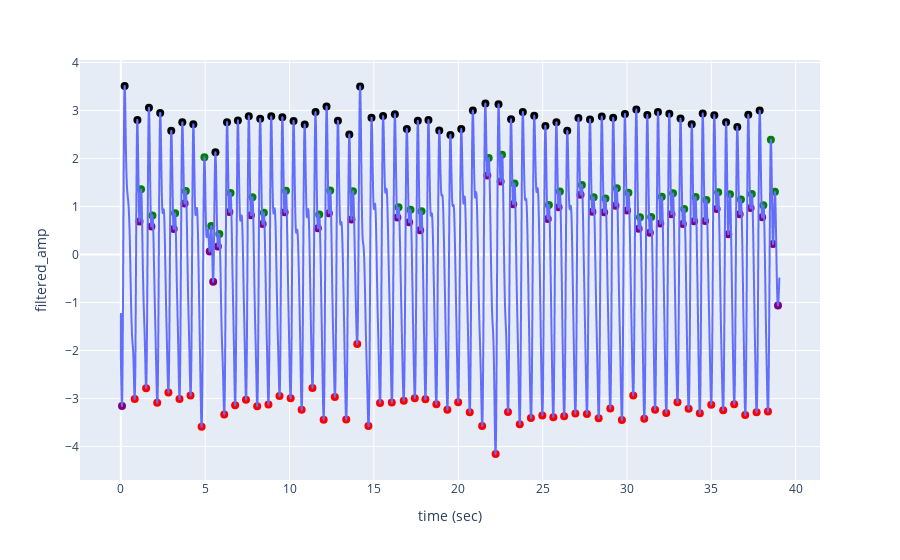

Notebook code cell kept with this figure:
### Code cell
fig = px.line(df, x='time (sec)', y=y_col)

for i in range(len(peaks[0])):
    fig.add_trace(go.Scatter(
    x=[df['time (sec)'].iloc[peaks[0][i]]],
    y=[df[y_col].iloc[peaks[0][i]]],
    mode='markers',
    marker=dict(color='black', size=8),
))
    
for i in range(len(neg_peaks[0])):
    fig.add_trace(go.Scatter(
    x=[df['time (sec)'].iloc[neg_peaks[0][i]]],
    y=[df[y_col].iloc[neg_peaks[0][i]]],
    mode='markers',
    marker=dict(color='red', size=8),
)) 
    
for i in range(len(dicrotic_peaks)):
    fig.add_trace(go.Scatter(
    x=[df['time (sec)'].iloc[dicrotic_peaks[i]]],
    y=[df[y_col].iloc[dicrotic_peaks[i]]],
    mode='markers',
    marker=dict(color='green', size=8),
)) 
        
for i in range(len(neg_dicrotic_peaks)):
    fig.add_trace(go.Scatter(
    x=[df['time (sec)'].iloc[neg_dicrotic_peaks[i]]],
    y=[df[y_col].iloc[neg_dicrotic_peaks[i]]],
    mode='markers',
    marker=dict(color='purple', size=8),
)) 
    
fig.update_layout(showlegend=False)
fig.show()

### Figure 1 — Plotly figure (JSON) as saved in the notebook; plotly's stock layout.template omitted (floating-point values rounded to 4 significant figures; data arrays with more than 128 entries replaced by an {"elided": "..."} marker saying what was removed)
{"data": [{"hovertemplate": "time (sec)=%{x}<br>filtered_amp=%{y}<extra></extra>", "legendgroup": "", "line": {"color": "#636efa", "dash": "solid"}, "marker": {"symbol": "circle"}, "mode": "lines", "name": "", "showlegend": false, "type": "scattergl", "x": {"elided": "3520 float values"}, "xaxis": "x", "y": {"elided": "3520 float values"}, "yaxis": "y"}, {"marker": {"color": "black", "size": 8}, "mode": "markers", "type": "scatter", "x": [0.225], "y": [3.509]}, {"marker": {"color": "black", "size": 8}, "mode": "markers", "type": "scatter", "x": [0.984], "y": [2.802]}, {"marker": {"color": "black", "size": 8}, "mode": "markers", "type": "scatter", "x": [1.668], "y": [3.056]}, {"marker": {"color": "black", "size": 8}, "mode": "markers", "type": "scatter", "x": [2.333], "y": [2.948]}, {"marker": {"color": "black", "size": 8}, "mode": "markers", "type": "scatter", "x": [2.989], "y": [2.577]}, {"marker": {"color": "black", "size": 8}, "mode": "markers", "type": "scatter", "x": [3.644], "y": [2.753]}, {"marker": {"color": "black", "size": 8}, "mode": "markers", "type": "scatter", "x": [4.298], "y": [2.711]}, {"marker": {"color": "black", "size": 8}, "mode": "markers", "type": "scatter", "x": [5.609], "y": [2.13]}, {"marker": {"color": "black", "size": 8}, "mode": "markers", "type": "scatter", "x": [6.295], "y": [2.755]}, {"marker": {"color": "black", "size": 8}, "mode": "markers", "type": "scatter", "x": [6.94], "y": [2.793]}, {"marker": {"color": "black", "size": 8}, "mode": "markers", "type": "scatter", "x": [7.585], "y": [2.882]}, {"marker": {"color": "black", "size": 8}, "mode": "markers", "type": "scatter", "x": [8.261], "y": [2.828]}, {"marker": {"color": "black", "size": 8}, "mode": "markers", "type": "scatter", "x": [8.916], "y": [2.878]}, {"marker": {"color": "black", "size": 8}, "mode": "markers", "type": "scatter", "x": [9.572], "y": [2.859]}, {"marker": {"color": "black", "size": 8}, "mode": "markers", "type": "scatter", "x": [10.24], "y": [2.78]}, {"marker": {"color": "black", "size": 8}, "mode": "markers", "type": "scatter", "x": [10.9], "y": [2.706]}, {"marker": {"color": "black", "size": 8}, "mode": "markers", "type": "scatter", "x": [11.54], "y": [2.966]}, {"marker": {"color": "black", "size": 8}, "mode": "markers", "type": "scatter", "x": [12.19], "y": [3.081]}, {"marker": {"color": "black", "size": 8}, "mode": "markers", "type": "scatter", "x": [12.87], "y": [2.785]}, {"marker": {"color": "black", "size": 8}, "mode": "markers", "type": "scatter", "x": [13.54], "y": [2.498]}, {"marker": {"color": "black", "size": 8}, "mode": "markers", "type": "scatter", "x": [14.18], "y": [3.5]}, {"marker": {"color": "black", "size": 8}, "mode": "markers", "type": "scatter", "x": [14.86], "y": [2.847]}, {"marker": {"color": "black", "size": 8}, "mode": "markers", "type": "scatter", "x": [15.54], "y": [2.883]}, {"marker": {"color": "black", "size": 8}, "mode": "markers", "type": "scatter", "x": [16.24], "y": [2.921]}, {"marker": {"color": "black", "size": 8}, "mode": "markers", "type": "scatter", "x": [16.95], "y": [2.613]}, {"marker": {"color": "black", "size": 8}, "mode": "markers", "type": "scatter", "x": [17.6], "y": [2.785]}, {"marker": {"color": "black", "size": 8}, "mode": "markers", "type": "scatter", "x": [18.23], "y": [2.799]}, {"marker": {"color": "black", "size": 8}, "mode": "markers", "type": "scatter", "x": [18.87], "y": [2.582]}, {"marker": {"color": "black", "size": 8}, "mode": "markers", "type": "scatter", "x": [19.54], "y": [2.489]}, {"marker": {"color": "black", "size": 8}, "mode": "markers", "type": "scatter", "x": [20.18], "y": [2.613]}, {"marker": {"color": "black", "size": 8}, "mode": "markers", "type": "scatter", "x": [20.86], "y": [2.997]}, {"marker": {"color": "black", "size": 8}, "mode": "markers", "type": "scatter", "x": [21.61], "y": [3.143]}, {"marker": {"color": "black", "size": 8}, "mode": "markers", "type": "scatter", "x": [22.39], "y": [3.128]}, {"marker": {"color": "black", "size": 8}, "mode": "markers", "type": "scatter", "x": [23.13], "y": [2.816]}, {"marker": {"color": "black", "size": 8}, "mode": "markers", "type": "scatter", "x": [23.83], "y": [2.967]}, {"marker": {"color": "black", "size": 8}, "mode": "markers", "type": "scatter", "x": [24.5], "y": [2.891]}, {"marker": {"color": "black", "size": 8}, "mode": "markers", "type": "scatter", "x": [25.17], "y": [2.679]}, {"marker": {"color": "black", "size": 8}, "mode": "markers", "type": "scatter", "x": [25.82], "y": [2.753]}, {"marker": {"color": "black", "size": 8}, "mode": "markers", "type": "scatter", "x": [26.46], "y": [2.578]}, {"marker": {"color": "black", "size": 8}, "mode": "markers", "type": "scatter", "x": [27.12], "y": [2.843]}, {"marker": {"color": "black", "size": 8}, "mode": "markers", "type": "scatter", "x": [27.81], "y": [2.81]}, {"marker": {"color": "black", "size": 8}, "mode": "markers", "type": "scatter", "x": [28.51], "y": [2.875]}, {"marker": {"color": "black", "size": 8}, "mode": "markers", "type": "scatter", "x": [29.18], "y": [2.849]}, {"marker": {"color": "black", "size": 8}, "mode": "markers", "type": "scatter", "x": [29.88], "y": [2.925]}, {"marker": {"color": "black", "size": 8}, "mode": "markers", "type": "scatter", "x": [30.55], "y": [3.019]}, {"marker": {"color": "black", "size": 8}, "mode": "markers", "type": "scatter", "x": [31.21], "y": [2.905]}, {"marker": {"color": "black", "size": 8}, "mode": "markers", "type": "scatter", "x": [31.84], "y": [2.966]}, {"marker": {"color": "black", "size": 8}, "mode": "markers", "type": "scatter", "x": [32.51], "y": [2.931]}, {"marker": {"color": "black", "size": 8}, "mode": "markers", "type": "scatter", "x": [33.17], "y": [2.83]}, {"marker": {"color": "black", "size": 8}, "mode": "markers", "type": "scatter", "x": [33.84], "y": [2.713]}, {"marker": {"color": "black", "size": 8}, "mode": "markers", "type": "scatter", "x": [34.49], "y": [2.936]}, {"marker": {"color": "black", "size": 8}, "mode": "markers", "type": "scatter", "x": [35.18], "y": [2.902]}, {"marker": {"color": "black", "size": 8}, "mode": "markers", "type": "scatter", "x": [35.87], "y": [2.756]}, {"marker": {"color": "black", "size": 8}, "mode": "markers", "type": "scatter", "x": [36.54], "y": [2.657]}, {"marker": {"color": "black", "size": 8}, "mode": "markers", "type": "scatter", "x": [37.19], "y": [2.908]}, {"marker": {"color": "black", "size": 8}, "mode": "markers", "type": "scatter", "x": [37.87], "y": [2.997]}, {"marker": {"color": "red", "size": 8}, "mode": "markers", "type": "scatter", "x": [0.824], "y": [-3.01]}, {"marker": {"color": "red", "size": 8}, "mode": "markers", "type": "scatter", "x": [1.501], "y": [-2.784]}, {"marker": {"color": "red", "size": 8}, "mode": "markers", "type": "scatter", "x": [2.156], "y": [-3.088]}, {"marker": {"color": "red", "size": 8}, "mode": "markers", "type": "scatter", "x": [2.822], "y": [-2.873]}, {"marker": {"color": "red", "size": 8}, "mode": "markers", "type": "scatter", "x": [3.477], "y": [-3.011]}, {"marker": {"color": "red", "size": 8}, "mode": "markers", "type": "scatter", "x": [4.132], "y": [-2.939]}, {"marker": {"color": "red", "size": 8}, "mode": "markers", "type": "scatter", "x": [4.788], "y": [-3.59]}, {"marker": {"color": "red", "size": 8}, "mode": "markers", "type": "scatter", "x": [6.129], "y": [-3.333]}, {"marker": {"color": "red", "size": 8}, "mode": "markers", "type": "scatter", "x": [6.774], "y": [-3.139]}, {"marker": {"color": "red", "size": 8}, "mode": "markers", "type": "scatter", "x": [7.418], "y": [-3.025]}, {"marker": {"color": "red", "size": 8}, "mode": "markers", "type": "scatter", "x": [8.084], "y": [-3.159]}, {"marker": {"color": "red", "size": 8}, "mode": "markers", "type": "scatter", "x": [8.75], "y": [-3.124]}, {"marker": {"color": "red", "size": 8}, "mode": "markers", "type": "scatter", "x": [9.405], "y": [-2.947]}, {"marker": {"color": "red", "size": 8}, "mode": "markers", "type": "scatter", "x": [10.06], "y": [-2.997]}, {"marker": {"color": "red", "size": 8}, "mode": "markers", "type": "scatter", "x": [10.72], "y": [-3.235]}, {"marker": {"color": "red", "size": 8}, "mode": "markers", "type": "scatter", "x": [11.36], "y": [-2.781]}, {"marker": {"color": "red", "size": 8}, "mode": "markers", "type": "scatter", "x": [12.02], "y": [-3.441]}, {"marker": {"color": "red", "size": 8}, "mode": "markers", "type": "scatter", "x": [12.69], "y": [-2.966]}, {"marker": {"color": "red", "size": 8}, "mode": "markers", "type": "scatter", "x": [13.36], "y": [-3.438]}, {"marker": {"color": "red", "size": 8}, "mode": "markers", "type": "scatter", "x": [14.01], "y": [-1.863]}, {"marker": {"color": "red", "size": 8}, "mode": "markers", "type": "scatter", "x": [14.68], "y": [-3.574]}, {"marker": {"color": "red", "size": 8}, "mode": "markers", "type": "scatter", "x": [15.36], "y": [-3.091]}, {"marker": {"color": "red", "size": 8}, "mode": "markers", "type": "scatter", "x": [16.06], "y": [-3.083]}, {"marker": {"color": "red", "size": 8}, "mode": "markers", "type": "scatter", "x": [16.77], "y": [-3.046]}, {"marker": {"color": "red", "size": 8}, "mode": "markers", "type": "scatter", "x": [17.42], "y": [-2.992]}, {"marker": {"color": "red", "size": 8}, "mode": "markers", "type": "scatter", "x": [18.05], "y": [-3.017]}, {"marker": {"color": "red", "size": 8}, "mode": "markers", "type": "scatter", "x": [18.7], "y": [-3.117]}, {"marker": {"color": "red", "size": 8}, "mode": "markers", "type": "scatter", "x": [19.36], "y": [-3.235]}, {"marker": {"color": "red", "size": 8}, "mode": "markers", "type": "scatter", "x": [20.0], "y": [-3.077]}, {"marker": {"color": "red", "size": 8}, "mode": "markers", "type": "scatter", "x": [20.68], "y": [-3.288]}, {"marker": {"color": "red", "size": 8}, "mode": "markers", "type": "scatter", "x": [21.41], "y": [-3.571]}, {"marker": {"color": "red", "size": 8}, "mode": "markers", "type": "scatter", "x": [22.21], "y": [-4.156]}, {"marker": {"color": "red", "size": 8}, "mode": "markers", "type": "scatter", "x": [22.95], "y": [-3.283]}, {"marker": {"color": "red", "size": 8}, "mode": "markers", "type": "scatter", "x": [23.64], "y": [-3.538]}, {"marker": {"color": "red", "size": 8}, "mode": "markers", "type": "scatter", "x": [24.31], "y": [-3.405]}, {"marker": {"color": "red", "size": 8}, "mode": "markers", "type": "scatter", "x": [24.98], "y": [-3.352]}, {"marker": {"color": "red", "size": 8}, "mode": "markers", "type": "scatter", "x": [25.64], "y": [-3.388]}, {"marker": {"color": "red", "size": 8}, "mode": "markers", "type": "scatter", "x": [26.28], "y": [-3.369]}, {"marker": {"color": "red", "size": 8}, "mode": "markers", "type": "scatter", "x": [26.94], "y": [-3.314]}, {"marker": {"color": "red", "size": 8}, "mode": "markers", "type": "scatter", "x": [27.63], "y": [-3.321]}, {"marker": {"color": "red", "size": 8}, "mode": "markers", "type": "scatter", "x": [28.32], "y": [-3.409]}, {"marker": {"color": "red", "size": 8}, "mode": "markers", "type": "scatter", "x": [29.01], "y": [-3.209]}, {"marker": {"color": "red", "size": 8}, "mode": "markers", "type": "scatter", "x": [29.7], "y": [-3.45]}, {"marker": {"color": "red", "size": 8}, "mode": "markers", "type": "scatter", "x": [30.37], "y": [-2.935]}, {"marker": {"color": "red", "size": 8}, "mode": "markers", "type": "scatter", "x": [31.02], "y": [-3.423]}, {"marker": {"color": "red", "size": 8}, "mode": "markers", "type": "scatter", "x": [31.66], "y": [-3.232]}, {"marker": {"color": "red", "size": 8}, "mode": "markers", "type": "scatter", "x": [32.33], "y": [-3.299]}, {"marker": {"color": "red", "size": 8}, "mode": "markers", "type": "scatter", "x": [32.99], "y": [-3.08]}, {"marker": {"color": "red", "size": 8}, "mode": "markers", "type": "scatter", "x": [33.66], "y": [-3.215]}, {"marker": {"color": "red", "size": 8}, "mode": "markers", "type": "scatter", "x": [34.32], "y": [-3.308]}, {"marker": {"color": "red", "size": 8}, "mode": "markers", "type": "scatter", "x": [34.99], "y": [-3.129]}, {"marker": {"color": "red", "size": 8}, "mode": "markers", "type": "scatter", "x": [35.7], "y": [-3.245]}, {"marker": {"color": "red", "size": 8}, "mode": "markers", "type": "scatter", "x": [36.35], "y": [-3.117]}, {"marker": {"color": "red", "size": 8}, "mode": "markers", "type": "scatter", "x": [37.01], "y": [-3.345]}, {"marker": {"color": "red", "size": 8}, "mode": "markers", "type": "scatter", "x": [37.68], "y": [-3.285]}, {"marker": {"color": "red", "size": 8}, "mode": "markers", "type": "scatter", "x": [38.36], "y": [-3.271]}, {"marker": {"color": "green", "size": 8}, "mode": "markers", "type": "scatter", "x": [1.2], "y": [1.357]}, {"marker": {"color": "green", "size": 8}, "mode": "markers", "type": "scatter", "x": [1.875], "y": [0.8125]}, {"marker": {"color": "green", "size": 8}, "mode": "markers", "type": "scatter", "x": [3.217], "y": [0.8565]}, {"marker": {"color": "green", "size": 8}, "mode": "markers", "type": "scatter", "x": [3.852], "y": [1.321]}, {"marker": {"color": "green", "size": 8}, "mode": "markers", "type": "scatter", "x": [4.954], "y": [2.027]}, {"marker": {"color": "green", "size": 8}, "mode": "markers", "type": "scatter", "x": [5.359], "y": [0.5954]}, {"marker": {"color": "green", "size": 8}, "mode": "markers", "type": "scatter", "x": [5.838], "y": [0.4264]}, {"marker": {"color": "green", "size": 8}, "mode": "markers", "type": "scatter", "x": [6.504], "y": [1.279]}, {"marker": {"color": "green", "size": 8}, "mode": "markers", "type": "scatter", "x": [7.803], "y": [1.194]}, {"marker": {"color": "green", "size": 8}, "mode": "markers", "type": "scatter", "x": [8.479], "y": [0.8698]}, {"marker": {"color": "green", "size": 8}, "mode": "markers", "type": "scatter", "x": [9.79], "y": [1.33]}, {"marker": {"color": "green", "size": 8}, "mode": "markers", "type": "scatter", "x": [11.76], "y": [0.8316]}, {"marker": {"color": "green", "size": 8}, "mode": "markers", "type": "scatter", "x": [12.41], "y": [1.331]}, {"marker": {"color": "green", "size": 8}, "mode": "markers", "type": "scatter", "x": [13.76], "y": [1.318]}, {"marker": {"color": "green", "size": 8}, "mode": "markers", "type": "scatter", "x": [16.46], "y": [0.9823]}, {"marker": {"color": "green", "size": 8}, "mode": "markers", "type": "scatter", "x": [17.17], "y": [0.9317]}, {"marker": {"color": "green", "size": 8}, "mode": "markers", "type": "scatter", "x": [17.82], "y": [0.9008]}, {"marker": {"color": "green", "size": 8}, "mode": "markers", "type": "scatter", "x": [21.8], "y": [2.011]}, {"marker": {"color": "green", "size": 8}, "mode": "markers", "type": "scatter", "x": [22.59], "y": [2.077]}, {"marker": {"color": "green", "size": 8}, "mode": "markers", "type": "scatter", "x": [23.34], "y": [1.478]}, {"marker": {"color": "green", "size": 8}, "mode": "markers", "type": "scatter", "x": [25.37], "y": [1.032]}, {"marker": {"color": "green", "size": 8}, "mode": "markers", "type": "scatter", "x": [26.02], "y": [1.312]}, {"marker": {"color": "green", "size": 8}, "mode": "markers", "type": "scatter", "x": [27.33], "y": [1.448]}, {"marker": {"color": "green", "size": 8}, "mode": "markers", "type": "scatter", "x": [28.03], "y": [1.192]}, {"marker": {"color": "green", "size": 8}, "mode": "markers", "type": "scatter", "x": [28.72], "y": [1.167]}, {"marker": {"color": "green", "size": 8}, "mode": "markers", "type": "scatter", "x": [29.4], "y": [1.379]}, {"marker": {"color": "green", "size": 8}, "mode": "markers", "type": "scatter", "x": [30.09], "y": [1.288]}, {"marker": {"color": "green", "size": 8}, "mode": "markers", "type": "scatter", "x": [30.77], "y": [0.7779]}, {"marker": {"color": "green", "size": 8}, "mode": "markers", "type": "scatter", "x": [31.43], "y": [0.7834]}, {"marker": {"color": "green", "size": 8}, "mode": "markers", "type": "scatter", "x": [32.06], "y": [1.201]}, {"marker": {"color": "green", "size": 8}, "mode": "markers", "type": "scatter", "x": [32.73], "y": [1.274]}, {"marker": {"color": "green", "size": 8}, "mode": "markers", "type": "scatter", "x": [33.39], "y": [0.9491]}, {"marker": {"color": "green", "size": 8}, "mode": "markers", "type": "scatter", "x": [34.07], "y": [1.197]}, {"marker": {"color": "green", "size": 8}, "mode": "markers", "type": "scatter", "x": [34.71], "y": [1.135]}, {"marker": {"color": "green", "size": 8}, "mode": "markers", "type": "scatter", "x": [35.41], "y": [1.297]}, {"marker": {"color": "green", "size": 8}, "mode": "markers", "type": "scatter", "x": [36.1], "y": [1.256]}, {"marker": {"color": "green", "size": 8}, "mode": "markers", "type": "scatter", "x": [36.76], "y": [1.144]}, {"marker": {"color": "green", "size": 8}, "mode": "markers", "type": "scatter", "x": [37.4], "y": [1.258]}, {"marker": {"color": "green", "size": 8}, "mode": "markers", "type": "scatter", "x": [38.08], "y": [1.025]}, {"marker": {"color": "green", "size": 8}, "mode": "markers", "type": "scatter", "x": [38.53], "y": [2.39]}, {"marker": {"color": "green", "size": 8}, "mode": "markers", "type": "scatter", "x": [38.77], "y": [1.305]}, {"marker": {"color": "purple", "size": 8}, "mode": "markers", "type": "scatter", "x": [0.07], "y": [-3.154]}, {"marker": {"color": "purple", "size": 8}, "mode": "markers", "type": "scatter", "x": [1.106], "y": [0.6893]}, {"marker": {"color": "purple", "size": 8}, "mode": "markers", "type": "scatter", "x": [1.813], "y": [0.5819]}, {"marker": {"color": "purple", "size": 8}, "mode": "markers", "type": "scatter", "x": [3.134], "y": [0.5321]}, {"marker": {"color": "purple", "size": 8}, "mode": "markers", "type": "scatter", "x": [3.779], "y": [1.06]}, {"marker": {"color": "purple", "size": 8}, "mode": "markers", "type": "scatter", "x": [5.266], "y": [0.06083]}, {"marker": {"color": "purple", "size": 8}, "mode": "markers", "type": "scatter", "x": [5.474], "y": [-0.5666]}, {"marker": {"color": "purple", "size": 8}, "mode": "markers", "type": "scatter", "x": [5.754], "y": [0.164]}, {"marker": {"color": "purple", "size": 8}, "mode": "markers", "type": "scatter", "x": [6.431], "y": [0.8855]}, {"marker": {"color": "purple", "size": 8}, "mode": "markers", "type": "scatter", "x": [7.71], "y": [0.8198]}, {"marker": {"color": "purple", "size": 8}, "mode": "markers", "type": "scatter", "x": [8.407], "y": [0.6358]}, {"marker": {"color": "purple", "size": 8}, "mode": "markers", "type": "scatter", "x": [9.707], "y": [0.8778]}, {"marker": {"color": "purple", "size": 8}, "mode": "markers", "type": "scatter", "x": [11.68], "y": [0.5439]}, {"marker": {"color": "purple", "size": 8}, "mode": "markers", "type": "scatter", "x": [12.33], "y": [0.8605]}, {"marker": {"color": "purple", "size": 8}, "mode": "markers", "type": "scatter", "x": [13.67], "y": [0.7288]}, {"marker": {"color": "purple", "size": 8}, "mode": "markers", "type": "scatter", "x": [16.39], "y": [0.7689]}, {"marker": {"color": "purple", "size": 8}, "mode": "markers", "type": "scatter", "x": [17.09], "y": [0.6691]}, {"marker": {"color": "purple", "size": 8}, "mode": "markers", "type": "scatter", "x": [17.74], "y": [0.5074]}, {"marker": {"color": "purple", "size": 8}, "mode": "markers", "type": "scatter", "x": [21.72], "y": [1.644]}, {"marker": {"color": "purple", "size": 8}, "mode": "markers", "type": "scatter", "x": [22.51], "y": [1.521]}, {"marker": {"color": "purple", "size": 8}, "mode": "markers", "type": "scatter", "x": [23.26], "y": [1.048]}, {"marker": {"color": "purple", "size": 8}, "mode": "markers", "type": "scatter", "x": [25.3], "y": [0.7401]}, {"marker": {"color": "purple", "size": 8}, "mode": "markers", "type": "scatter", "x": [25.95], "y": [0.9819]}, {"marker": {"color": "purple", "size": 8}, "mode": "markers", "type": "scatter", "x": [27.25], "y": [1.244]}, {"marker": {"color": "purple", "size": 8}, "mode": "markers", "type": "scatter", "x": [27.95], "y": [0.8919]}, {"marker": {"color": "purple", "size": 8}, "mode": "markers", "type": "scatter", "x": [28.64], "y": [0.8796]}, {"marker": {"color": "purple", "size": 8}, "mode": "markers", "type": "scatter", "x": [29.32], "y": [1.014]}, {"marker": {"color": "purple", "size": 8}, "mode": "markers", "type": "scatter", "x": [30.01], "y": [0.9186]}, {"marker": {"color": "purple", "size": 8}, "mode": "markers", "type": "scatter", "x": [30.69], "y": [0.5381]}, {"marker": {"color": "purple", "size": 8}, "mode": "markers", "type": "scatter", "x": [31.36], "y": [0.4548]}, {"marker": {"color": "purple", "size": 8}, "mode": "markers", "type": "scatter", "x": [31.97], "y": [0.6443]}, {"marker": {"color": "purple", "size": 8}, "mode": "markers", "type": "scatter", "x": [32.64], "y": [0.8403]}, {"marker": {"color": "purple", "size": 8}, "mode": "markers", "type": "scatter", "x": [33.31], "y": [0.6354]}, {"marker": {"color": "purple", "size": 8}, "mode": "markers", "type": "scatter", "x": [33.98], "y": [0.692]}, {"marker": {"color": "purple", "size": 8}, "mode": "markers", "type": "scatter", "x": [34.63], "y": [0.6965]}, {"marker": {"color": "purple", "size": 8}, "mode": "markers", "type": "scatter", "x": [35.31], "y": [0.9462]}, {"marker": {"color": "purple", "size": 8}, "mode": "markers", "type": "scatter", "x": [36], "y": [0.4234]}, {"marker": {"color": "purple", "size": 8}, "mode": "markers", "type": "scatter", "x": [36.67], "y": [0.8395]}, {"marker": {"color": "purple", "size": 8}, "mode": "markers", "type": "scatter", "x": [37.33], "y": [0.9683]}, {"marker": {"color": "purple", "size": 8}, "mode": "markers", "type": "scatter", "x": [38.01], "y": [0.7731]}, {"marker": {"color": "purple", "size": 8}, "mode": "markers", "type": "scatter", "x": [38.65], "y": [0.2171]}, {"marker": {"color": "purple", "size": 8}, "mode": "markers", "type": "scatter", "x": [38.95], "y": [-1.06]}], "layout": {"legend": {"tracegroupgap": 0}, "margin": {"t": 60}, "showlegend": false, "xaxis": {"anchor": "y", "domain": [0, 1], "title": {"text": "time (sec)"}}, "yaxis": {"anchor": "x", "domain": [0, 1], "title": {"text": "filtered_amp"}}}}
